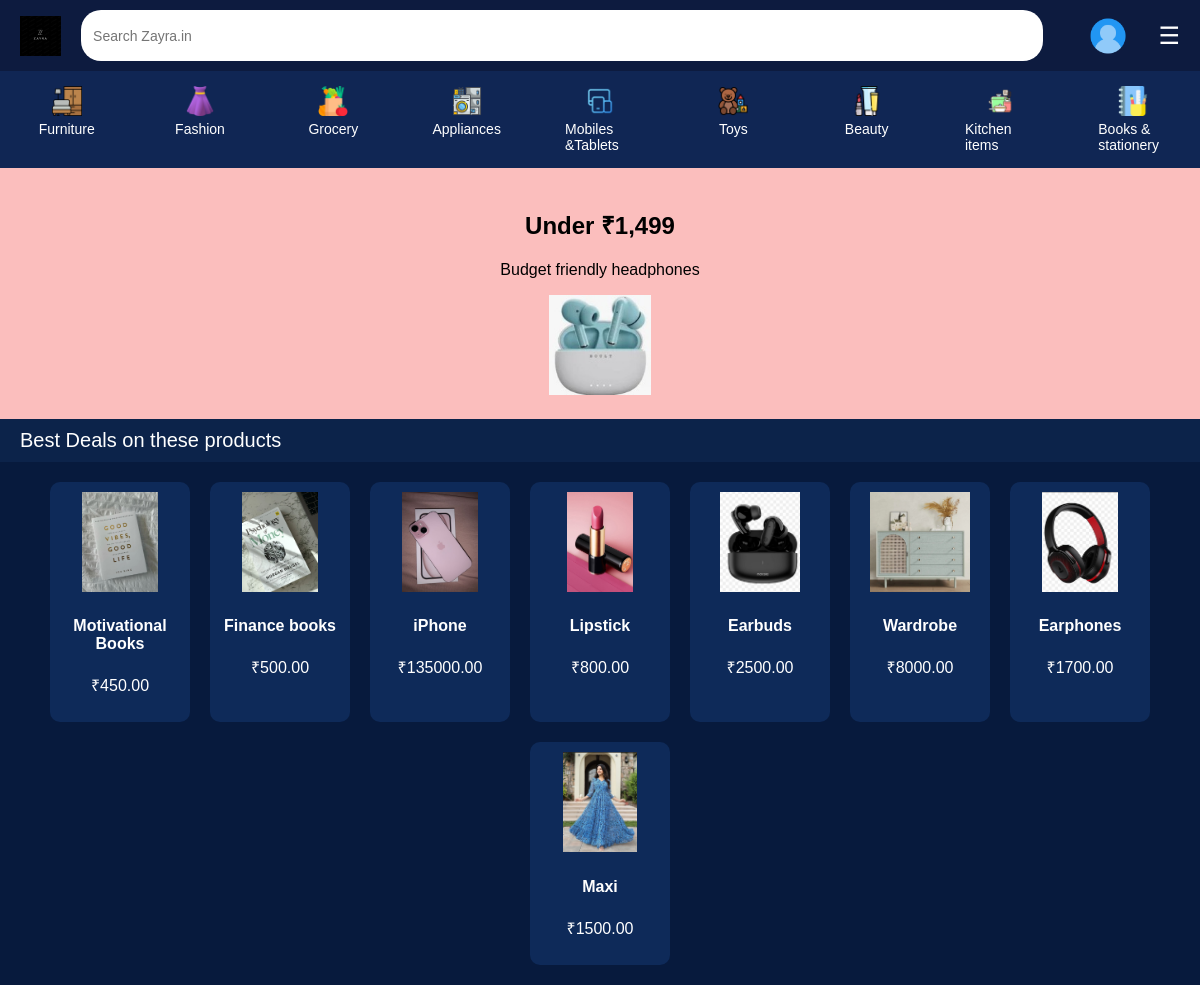
Before: /products/ with the older database file.
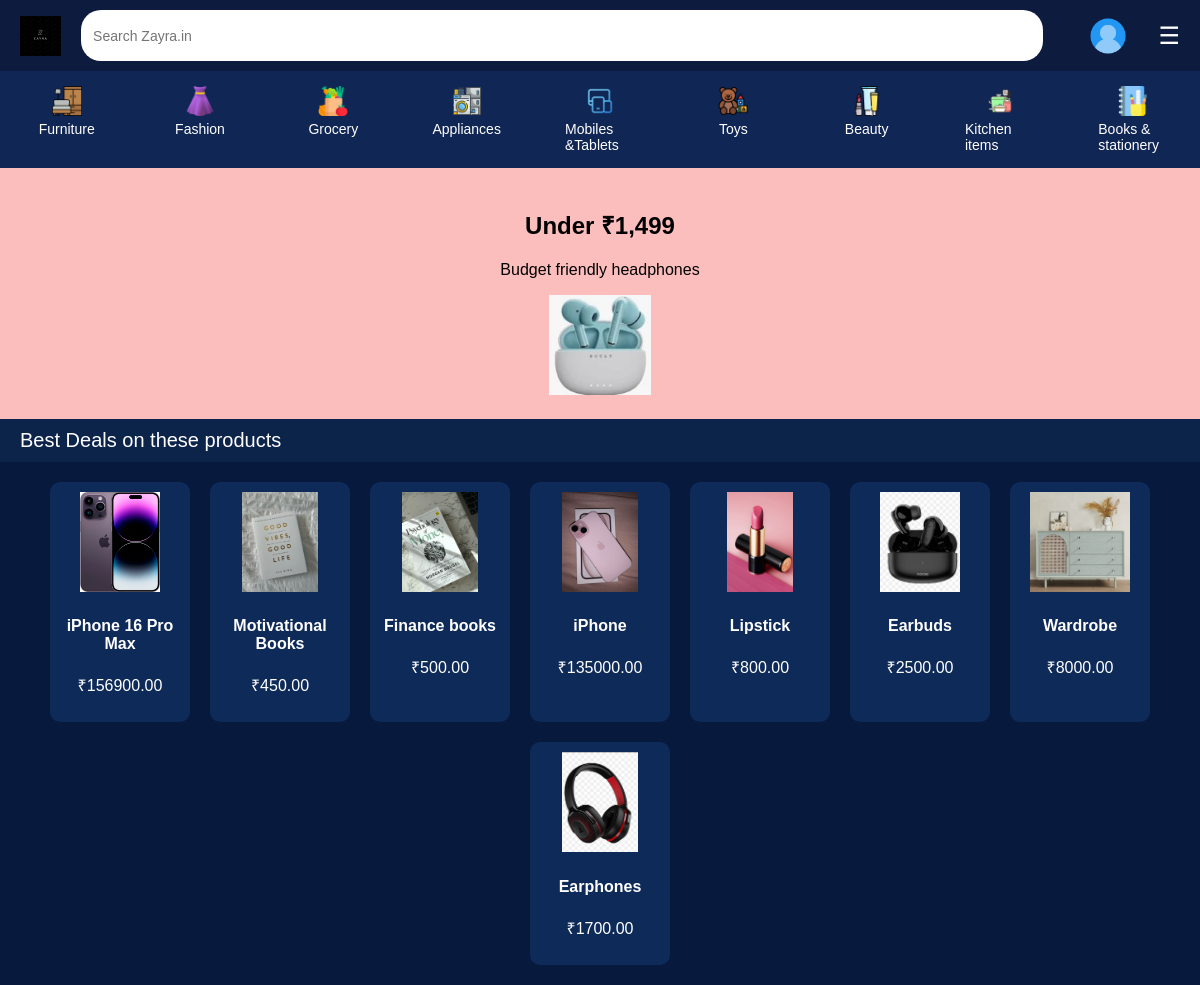
After: the same page with the newer database file.
### products/models.py (models this page shows, shortened)
class Category(models.Model):
    name = models.CharField(max_length=100)
    image = models.ImageField(upload_to='categories/', null=True, blank=True)

class Product(models.Model):
    category = models.ForeignKey(Category, on_delete=models.CASCADE, related_name='products')
    vendor = models.ForeignKey(User, on_delete=models.CASCADE, related_name='products', null=True, blank=True)  # ✅ add this line
    name = models.CharField(max_length=255)
    price = models.DecimalField(max_digits=10, decimal_places=2)
    image = models.ImageField(upload_to='products/', default='products/default.jpg')
    description = models.TextField(blank=True, null=True)

### products/views.py (the view)
# urls.py: path('', views.homepage, name='homepage'),
def homepage(request):
    categories = Category.objects.all()
    products = Product.objects.order_by('-id')[:8]
    return render(request, 'products/homepage.html', {
        'categories': categories,
        'products': products
    })

### products/templates/products/homepage.html (shortened to what this page needs)
{%load static%}
<!DOCTYPE html>
<html lang="en">
<head>
</head>
<body>
  <div class="navbar">
    <img src="{% static 'products/imgs/logo.png' %}" alt="Zayra Logo" class="logo">
    <div class="search-bar">
      <input type="text" placeholder="Search Zayra.in">
    </div>
    <a href="{% url 'profile_detail' %}" class="profile">
      <img src="{% static 'products/imgs/profile.png' %}" alt="Profile" class="profile-icon">
    </a>
    <span class="icon" id="menu-toggle">☰</span>
  </div>
<div class="category-menu">
  {% for category in categories %}
    <a href="{% url 'products:products_by_category' category.id %}" style="text-decoration: none; color: inherit;">
      <div>
        {% if category.image %}
          <img src="{{ category.image.url }}" alt="{{ category.name }}">
        {% else %}
          <img src="{% static 'images/default-category.jpg' %}" alt="{{ category.name }}">
        {% endif %}
        <span>{{ category.name }}</span>
      </div>
    </a>
  {% endfor %}
</div>
  <div class="banner">
    <h2>Under ₹1,499</h2>
    <p>Budget friendly headphones</p>
    <img src="{% static 'products/imgs/banner.jpg' %}" alt="Banner">
  </div>
  <div class="section-title">Best Deals on these products</div>
  <div class="product-grid">
    {% for product in products %}
    <div class="product-card">
      <img src="{{ product.image.url }}" alt="{{ product.name }}">
      <h4>{{ product.name }}</h4>
      <p>₹{{ product.price }}</p>
    </div>
    {% endfor %}
  </div>
</body>
</html>

Changed rows visible on the page:
no longer on this page (row unchanged): Product: image (picture), name "Maxi", price "1500.00"
added Product: image (picture), name "iPhone 16 Pro Max", price "156900.00"
